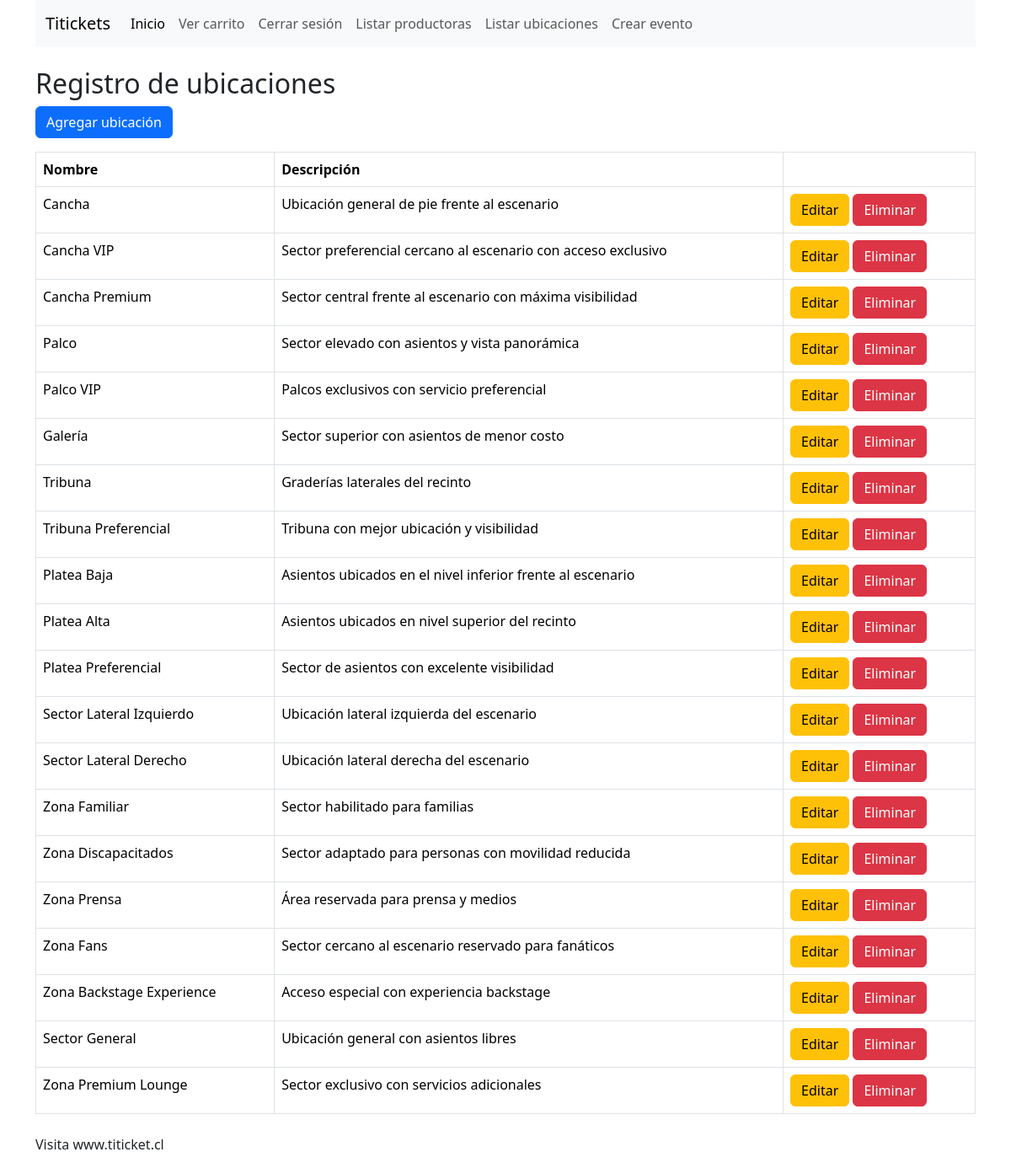
Page /lista_ubicaciones/ (signed in) on the committed database.
### core/models.py (models this page shows, shortened)
class Ubicacion(models.Model):
    nombre = models.CharField(max_length=100)
    descripcion = models.TextField(blank=True, null=True)

### core/views.py (the view)
# urls.py: path('lista_ubicaciones/', views.lista_ubicaciones, name='lista_ubicaciones'),
@login_required
@user_passes_test(es_admin)
def lista_ubicaciones(request):
    ubicaciones = Ubicacion.objects.all()
    return render(request, 'admin/ubicaciones/lista.html', {'ubicaciones': ubicaciones})

### core/views.py (called while the page is built)
def es_admin(user):
    return user.groups.filter(name='administrador').exists()

### core/templates/admin/ubicaciones/lista.html
{% extends 'base.html' %}
{% block contenido %}
<h2>Registro de ubicaciones</h2>
<a href="{% url 'crear_ubicacion' %}" class="btn btn-primary mb-3">Agregar ubicación</a>
<table class="table table-bordered">
    <thead>
        <tr>
            <th>Nombre</th>
            <th>Descripción</th>
            <th></th>
        </tr>
    </thead>
    <tbody>
        {% for ubicacion in ubicaciones %}
            <tr>
                <td>{{ ubicacion.nombre }}</td>
                <td>{{ ubicacion.descripcion }}</td>
                <td>
                    <a href="{% url 'editar_ubicacion' ubicacion.id %}" class="btn btn-warning">Editar</a>
                    <a href="{% url 'eliminar_ubicacion' ubicacion.id %}" class="btn btn-danger">Eliminar</a>
                </td>
            </tr>
        {% endfor %}
    </tbody>
</table>
{% endblock %}

### rows in the picture
Ubicacion: nombre "Cancha", descripcion "Ubicación general de pie frente al escenario"
Ubicacion: nombre "Cancha VIP", descripcion "Sector preferencial cercano al escenario con acceso exclusivo"
Ubicacion: nombre "Cancha Premium", descripcion "Sector central frente al escenario con máxima visibilidad"
Ubicacion: nombre "Palco", descripcion "Sector elevado con asientos y vista panorámica"
Ubicacion: nombre "Palco VIP", descripcion "Palcos exclusivos con servicio preferencial"
Ubicacion: nombre "Galería", descripcion "Sector superior con asientos de menor costo"
Ubicacion: nombre "Tribuna", descripcion "Graderías laterales del recinto"
Ubicacion: nombre "Tribuna Preferencial", descripcion "Tribuna con mejor ubicación y visibilidad"
Ubicacion: nombre "Platea Baja", descripcion "Asientos ubicados en el nivel inferior frente al escenario"
Ubicacion: nombre "Platea Alta", descripcion "Asientos ubicados en nivel superior del recinto"
Ubicacion: nombre "Platea Preferencial", descripcion "Sector de asientos con excelente visibilidad"
Ubicacion: nombre "Sector Lateral Izquierdo", descripcion "Ubicación lateral izquierda del escenario"
Ubicacion: nombre "Sector Lateral Derecho", descripcion "Ubicación lateral derecha del escenario"
Ubicacion: nombre "Zona Familiar", descripcion "Sector habilitado para familias"
Ubicacion: nombre "Zona Discapacitados", descripcion "Sector adaptado para personas con movilidad reducida"
Ubicacion: nombre "Zona Prensa", descripcion "Área reservada para prensa y medios"
Ubicacion: nombre "Zona Fans", descripcion "Sector cercano al escenario reservado para fanáticos"
Ubicacion: nombre "Zona Backstage Experience", descripcion "Acceso especial con experiencia backstage"
Ubicacion: nombre "Sector General", descripcion "Ubicación general con asientos libres"
Ubicacion: nombre "Zona Premium Lounge", descripcion "Sector exclusivo con servicios adicionales"
